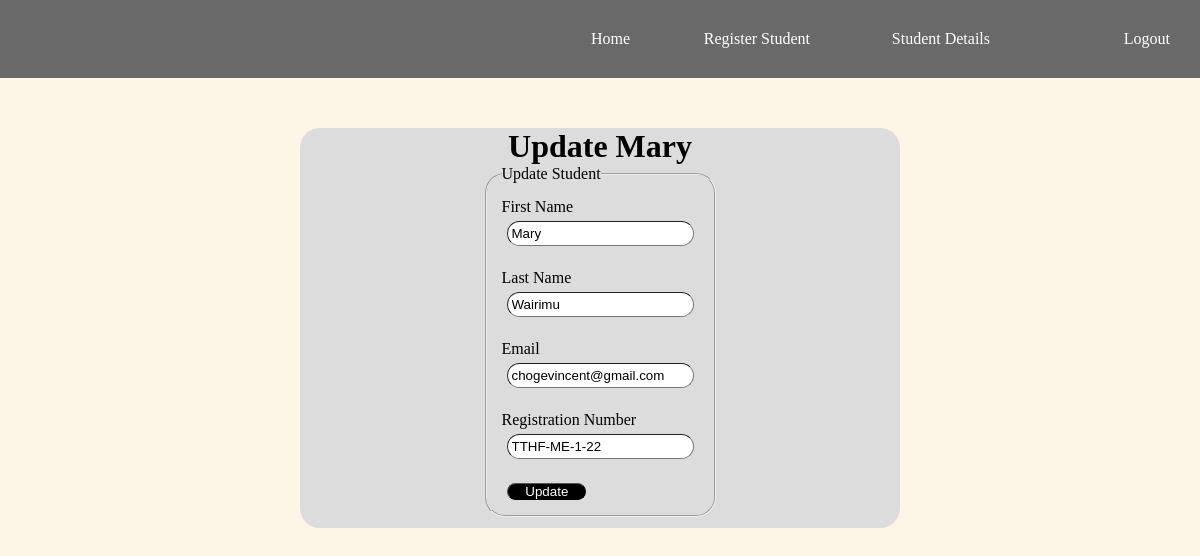
/updateStd/8 (signed in), run on the app's committed database.
### MyApp/models.py (models this page shows, shortened)
class addStudent(models.Model):
    first_name=models.CharField(max_length=100,blank=False,null=False)
    last_name=models.CharField(max_length=100,blank=False,null=False)
    std_email=models.EmailField()
    std_regNo=models.CharField(max_length=100,blank=False,null=False)

### MyApp/views.py (the view)
# urls.py: path('updateStd/<int:pk>',views.updateStd,name="updatestd"),
def updateStd(request,pk):
    stud=get_object_or_404(addStudent,pk=pk)
    if request.method=='POST':
        new_fname=request.POST.get('fname')
        new_lname=request.POST.get('lname')
        new_email=request.POST.get('email')
        new_regNo=request.POST.get('regNo')
        stud.first_name=new_fname
        stud.last_name=new_lname
        stud.std_email=new_email
        stud.std_regNo=new_regNo
        stud.save()
        return redirect('fetchstd')
    else:
        context={'std':stud}
        return render(request, 'MyApp/updatestd.html',context)

### MyApp/templates/MyApp/updatestd.html (shortened to what this page needs)
{% extends 'MyApp/base.html' %}
{% load static %}
    {% block content %}
<div class="form-container">
    <div class="form-div">
        <h1>Update {{ std.first_name }}</h1>
    <form action="" method="post">
        <fieldset>
            <legend>Update Student</legend>
                <label for="fname">First Name</label>
            <input type="text" name="fname" value="{{std.first_name}}"><br>
             <label for="lname">Last Name</label>
            <input type="text" name="lname" value="{{std.last_name}}" ><br>
             <label for="email">Email</label>
            <input type="email" name="email" value="{{std.std_email}}" ><br>
             <label for="regNo">Registration Number</label>
            <input type="text" name="regNo" value="{{std.std_regNo}}" ><br>
            <button type="submit">Update</button>
        </fieldset>
    </form>
    </div>
</div>
{% endblock %}

### MyApp/static/MyApp/Styles/styles.css (style rules this page uses)
.form-container { width: 50%; margin: auto; height: 400px; background-color: gainsboro; border-radius: 20px; }
h1 { margin-top: 50px; text-align: center; }
.form-div { width: 50%; margin: 0 auto; }
fieldset { margin: 0 auto; width: 50%; align-content: center; border-radius: 20px; padding: 15px; }
input { margin: 5px; display: block; border-radius: 25px; padding: 4px; border-width: 1px; }
button { margin-left: 3%; width: 40%; border-radius: 25px; color: white; text-align: center; background-color: black; border-width: 1px; }

### MyApp/static/MyApp/Styles/base_styles.css (style rules this page uses)
* { padding: 0; margin: 0; }
body { background-color: oldlace; background-position: center; background-size: cover; background-position: center; box-sizing: border-box; }

### data on the page
addStudent: first_name "Mary", fname "Mary", lname "Wairimu", email "chogevincent@gmail.com", regNo "TTHF-ME-1-22"
